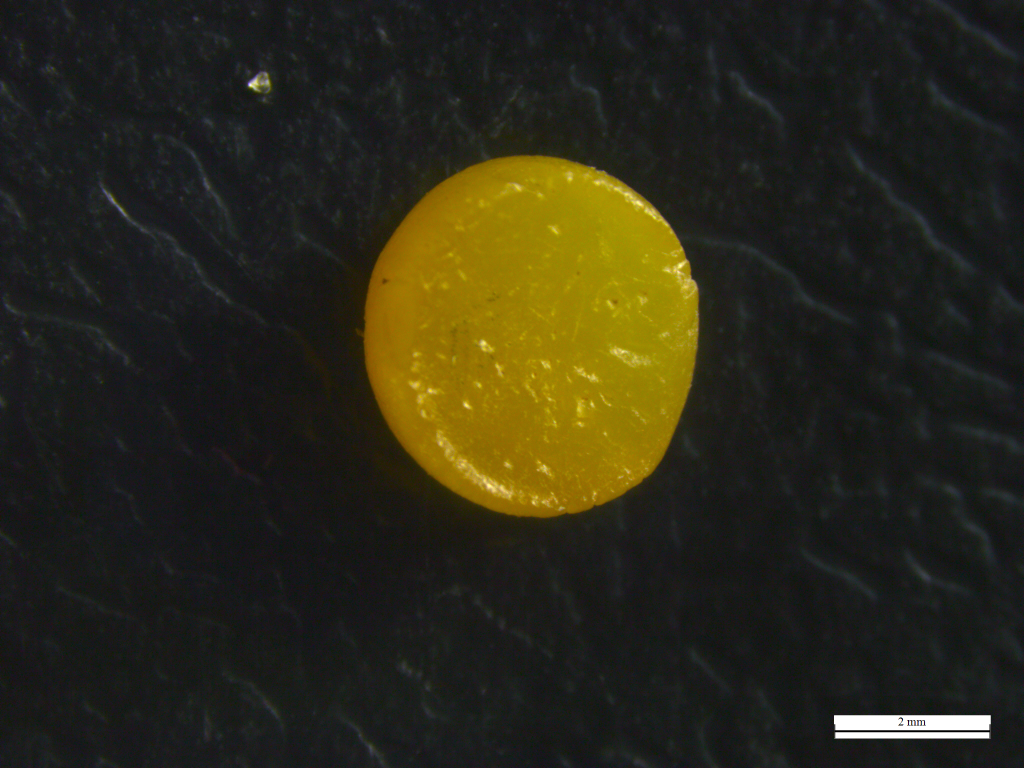
#> input picture notebooks/fotos_pellets_cp/cl1_p1_psul_deixa1_g0005.jpg, 2048 x 1536 px (shown at 1/2 size)
$ jupyter execute rotina_02_histograma.ipynb
#> lines starting #> are read from the running program, lines starting #| are printed output that depends on the picture
<h1><center> Análise de pellets plásticos como ferramenta para o estudo de permanência de microplásticos em praias arenosas. </center></h1>

Juana Gerevini Bozzetto

## 02. Extraindo histograma

- Trabalhar com apenas uma imagem, tentado distrinchar o código para ela
- 4 imagens utilizadas: pellet amarelo, amarelo escuro, transparente e erodido
- Extração do histograma de cores
- 3 opções para extração do histograma:

>**A)** Opção 1: Matplotlib

>**B)** Opção 2: Scikit-Image

>**C)** Opção 3: Scikit-Image

[cell 1]
# --- Bibliotecas utilizadas na rotina ---#

import os

import matplotlib.pyplot as plt
import numpy as np
import skimage

[cell 2]
# --- Abrindo o arquivo jpg ---#
from skimage import io  # io é parte do skimage

# --- Imagens para teste ---#

# Pellet 0: Pellet Amarelo Claro
pellet_a = io.imread("fotos_pellets_cp/cl1_p1_psul_deixa1_g0005.jpg")
#> pellet_a is the input picture: shape (1536, 2048, 3); mean R, G, B 43.2, 40.8, 24.8

# Pellet 1: Pellet Amarelo Escuro
pellet_b = io.imread("fotos_pellets_cp/cl1_p1_psul_deixa1_g0007.jpg")
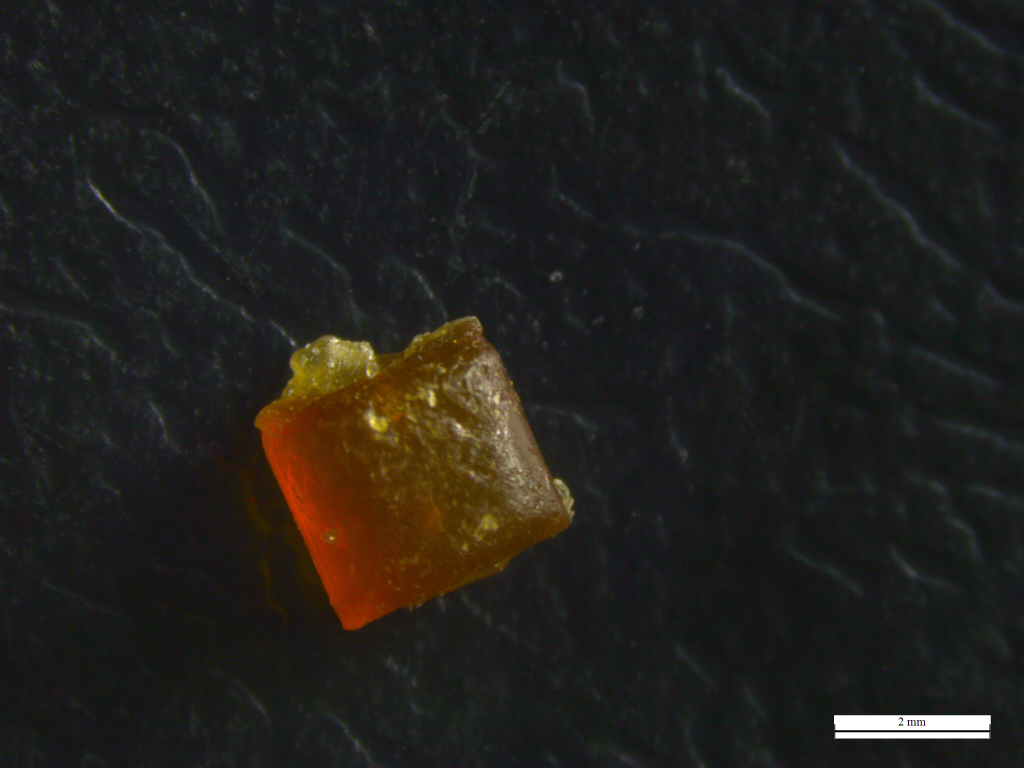
#> input picture notebooks/fotos_pellets_cp/cl1_p1_psul_deixa1_g0007.jpg, 2048 x 1536 px (shown at 1/2 size)
#> pellet_b is the input picture: shape (1536, 2048, 3); mean R, G, B 33.5, 31.6, 27.8

# Pellet 2: Pellet Transparente
pellet_c = io.imread("fotos_pellets_cp/cl1_p1_psul_deixa1_g0006.jpg")
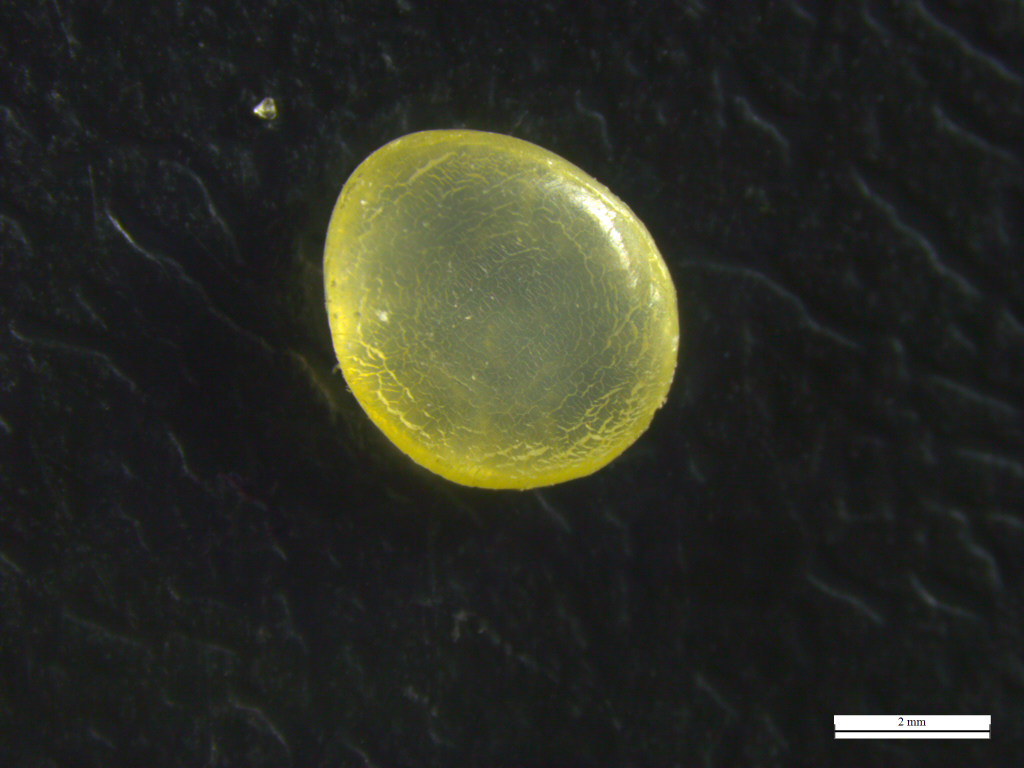
#> input picture notebooks/fotos_pellets_cp/cl1_p1_psul_deixa1_g0006.jpg, 2048 x 1536 px (shown at 1/2 size)
#> pellet_c is the input picture: shape (1536, 2048, 3); mean R, G, B 43.2, 44.7, 35.6

# Pellet 3: Pellet Erodido
pellet_d = io.imread("fotos_pellets_cp/cl1_p2_joaq_dunai_c0010.jpg")
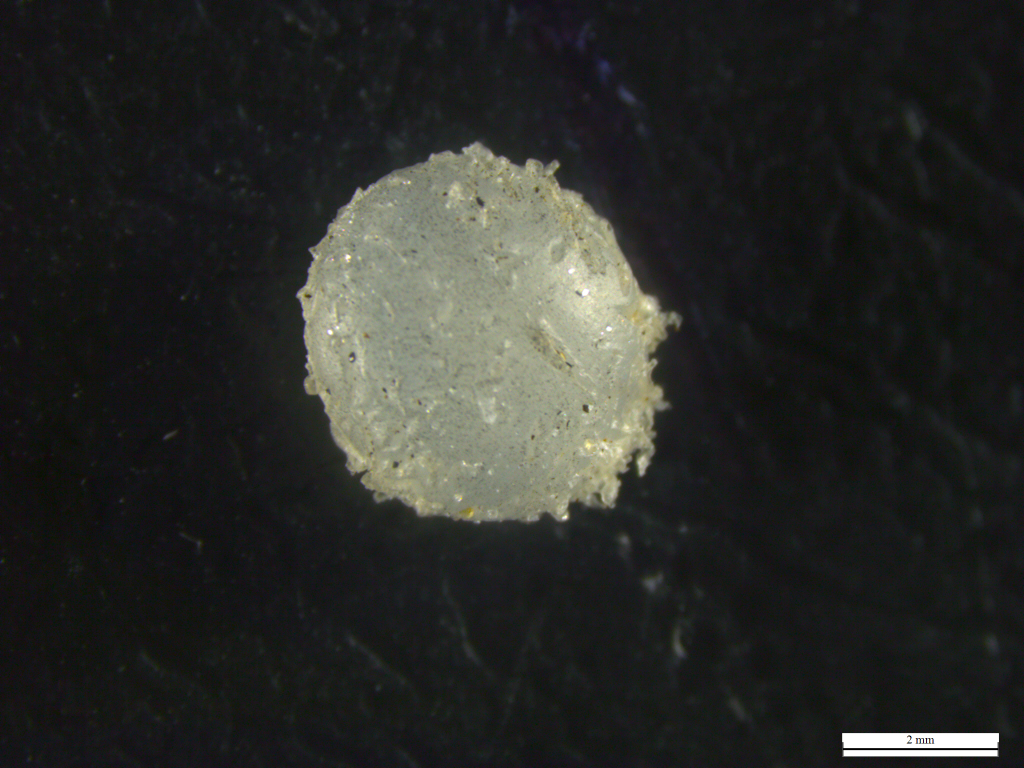
#> input picture notebooks/fotos_pellets_cp/cl1_p2_joaq_dunai_c0010.jpg, 2048 x 1536 px (shown at 1/2 size)
#> pellet_d is the input picture: shape (1536, 2048, 3); mean R, G, B 42.1, 43.3, 39.9

images = [pellet_a, pellet_b, pellet_c, pellet_d]

# --- Mostrar Imagens ---#
plt.figure(figsize=(8, 8))  # definindo tamanho da imagem

for i in range(4):
    plt.subplot(2, 2, i + 1)  # número de imagens no grid (x,y) x = linha, y= coluna
    plt.imshow(images[i])
    plt.title("Pellet %i" % i)

plt.show()

[cell 3]
# --- Histograma de Cores - Matplotlib - Opção 1---#

# Tupla para selecionar as cores de cada canal
colors = ("red", "green", "blue")
channel_ids = (0, 1, 2)

# Histrograma com as três linhas, uma para cada cor
i = 0
for foto in images:
    plt.xlim([0, 256])
    for channel_id, c in zip(channel_ids, colors):
        histogram, bin_edges = np.histogram(
            foto[:, :, channel_id], bins=256, range=(0, 256)
        )
        plt.plot(bin_edges[0:-1], histogram, color=c)
    plt.ylim((0, 400000))
    plt.xlim((0, 256))
    plt.xlabel("Color value")
    plt.ylabel("Pixels")
    plt.title("Pellet %i" % i)
    i += 1
    plt.show()
#> this loop made 4 passes
#> after the loop, i = 4

[cell 4]
# --- Histograma de Cores - Scikit Image - Opção 2---#

import matplotlib.pyplot as plt
import numpy as np
import skimage

for foto in images:
    image = foto
    image_red, image_green, image_blue = image[:, :, 0], image[:, :, 1], image[:, :, 2]

    fig, ax = plt.subplots(2, 3)
    ax[0, 0].imshow(image_red, cmap="gray")
    ax[0, 1].imshow(image_green, cmap="gray")
    ax[0, 2].imshow(image_blue, cmap="gray")

    bins = np.arange(-0.5, 255 + 1, 1)
    ax[1, 0].hist(image_red.flatten(), bins=bins, color="r")
    ax[1, 1].hist(image_green.flatten(), bins=bins, color="g")
    ax[1, 2].hist(image_blue.flatten(), bins=bins, color="b")
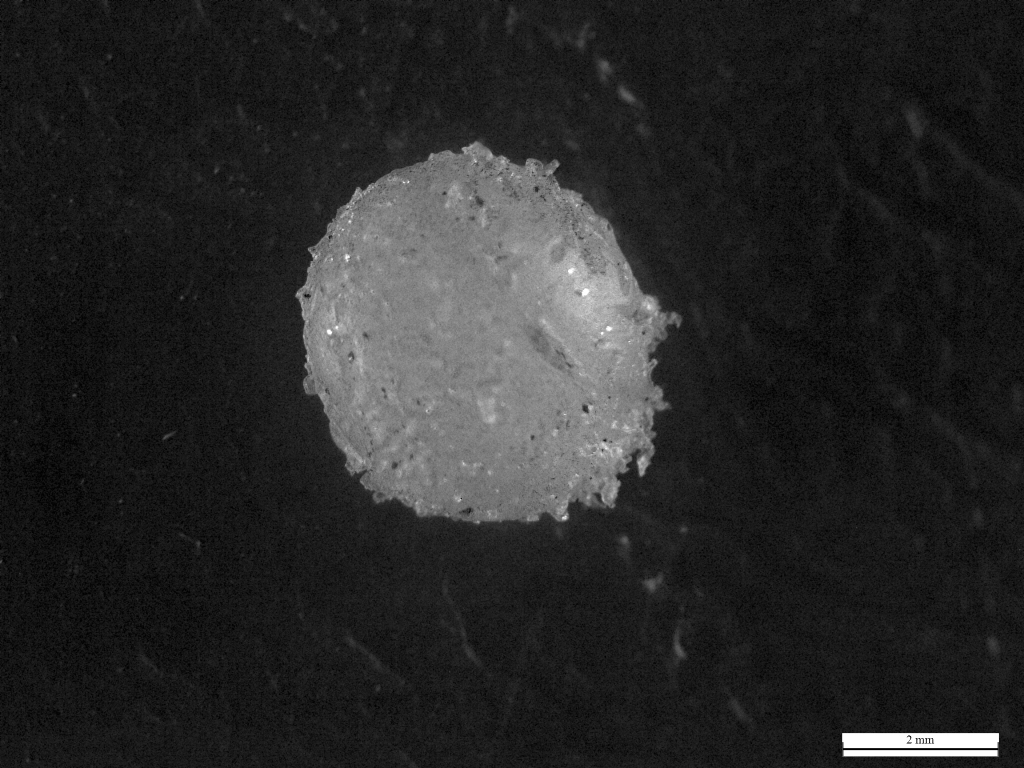
#> image_blue: shape (1536, 2048) (shown at 1/2 size); min 0, max 255, mean 39.9
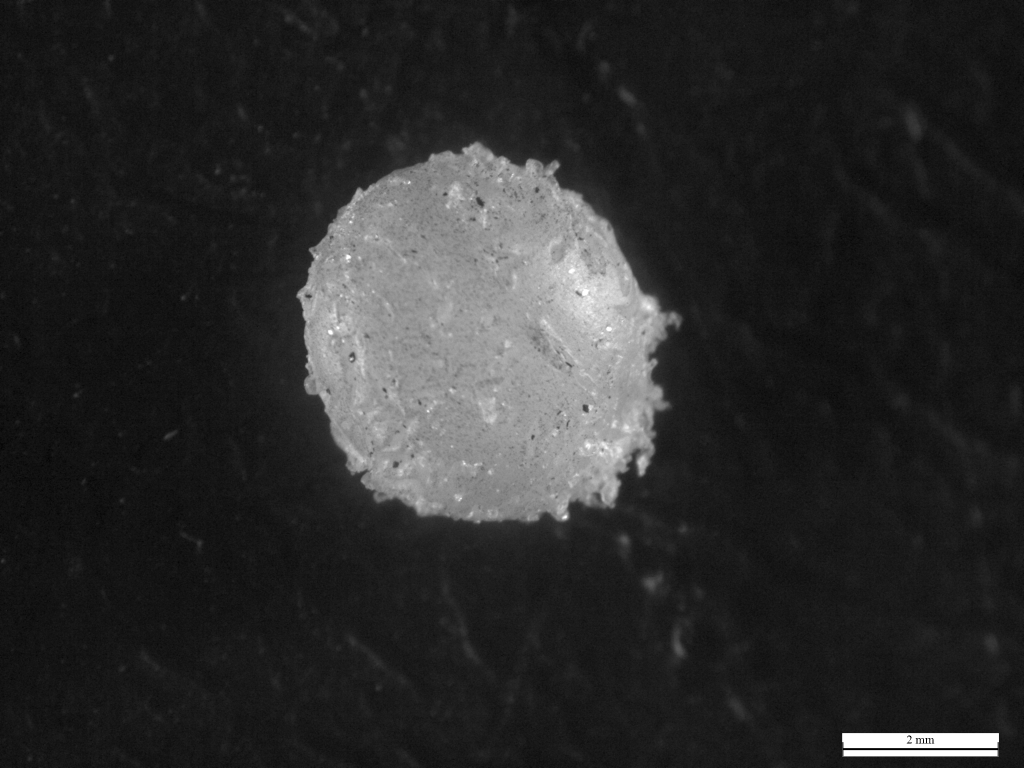
#> image_green: shape (1536, 2048) (shown at 1/2 size); min 0, max 255, mean 43.3

# não consegui definir os limites para os gráficos para melhor comparação
# nem colocar título
#> figure, not shown here; panel 4: tallest bar 176354 high, from x = 24.5 to 25.5; panel 5: tallest bar 258045 high, from x = 27.5 to 28.5; panel 6: tallest bar 155064 high, from x = 28.5 to 29.5
#> figure, not shown here; panel 4: tallest bar 181023 high, from x = 24.5 to 25.5; panel 5: tallest bar 262830 high, from x = 24.5 to 25.5; panel 6: tallest bar 167208 high, from x = 28.5 to 29.5
#> figure, not shown here; panel 4: tallest bar 179206 high, from x = 27.5 to 28.5; panel 5: tallest bar 264833 high, from x = 27.5 to 28.5; panel 6: tallest bar 161916 high, from x = 28.5 to 29.5
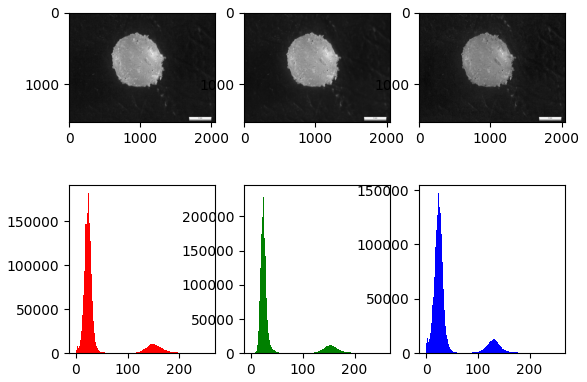
#> figure drawn by matplotlib, 6 panels; panel 4: tallest bar 181710 high, from x = 23.5 to 24.5; panel 5: tallest bar 233950 high, from x = 22.5 to 23.5; panel 6: tallest bar 147102 high, from x = 23.5 to 24.5

[cell 5]
# --- Histograma de cores - Scikit Image - Opção 3 ---#

import matplotlib.pyplot as plt
from skimage import io

i = 0
for foto in images:
    _ = plt.hist(
        foto.ravel(),
        bins=256,
        color="orange",
    )
    _ = plt.hist(foto[:, :, 0].ravel(), bins=256, color="red", alpha=0.5)
    _ = plt.hist(foto[:, :, 1].ravel(), bins=256, color="Green", alpha=0.5)
    _ = plt.hist(foto[:, :, 2].ravel(), bins=256, color="Blue", alpha=0.5)
    _ = plt.ylim((0, 900000))
    _ = plt.xlim((0, 256))
    _ = plt.xlabel("Intensity Value")
    _ = plt.ylabel("Pixels")
    _ = plt.legend(["Total", "Red_Channel", "Green_Channel", "Blue_Channel"])
    _ = plt.title("Pellet %i" % i)
    i += 1
    plt.show()
#> this loop made 4 passes
#> pass 1, `plt.show()`:
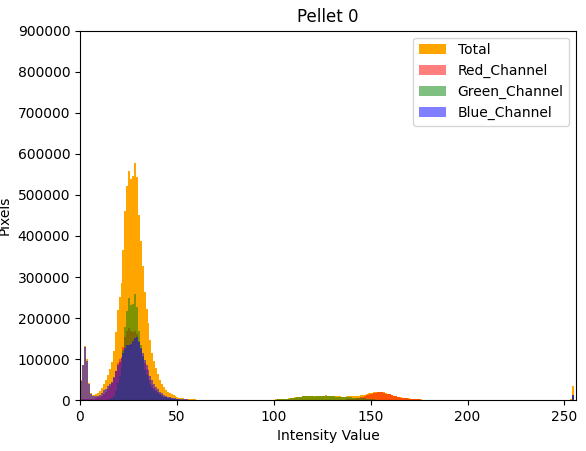
#> figure drawn by matplotlib, 1 panel; tallest bar 578298 high, from x = 27.89 to 28.89; tallest bar 176354 high, from x = 24.9 to 25.9; tallest bar 258045 high, from x = 27.89 to 28.89
#> after the loop, i = 4
